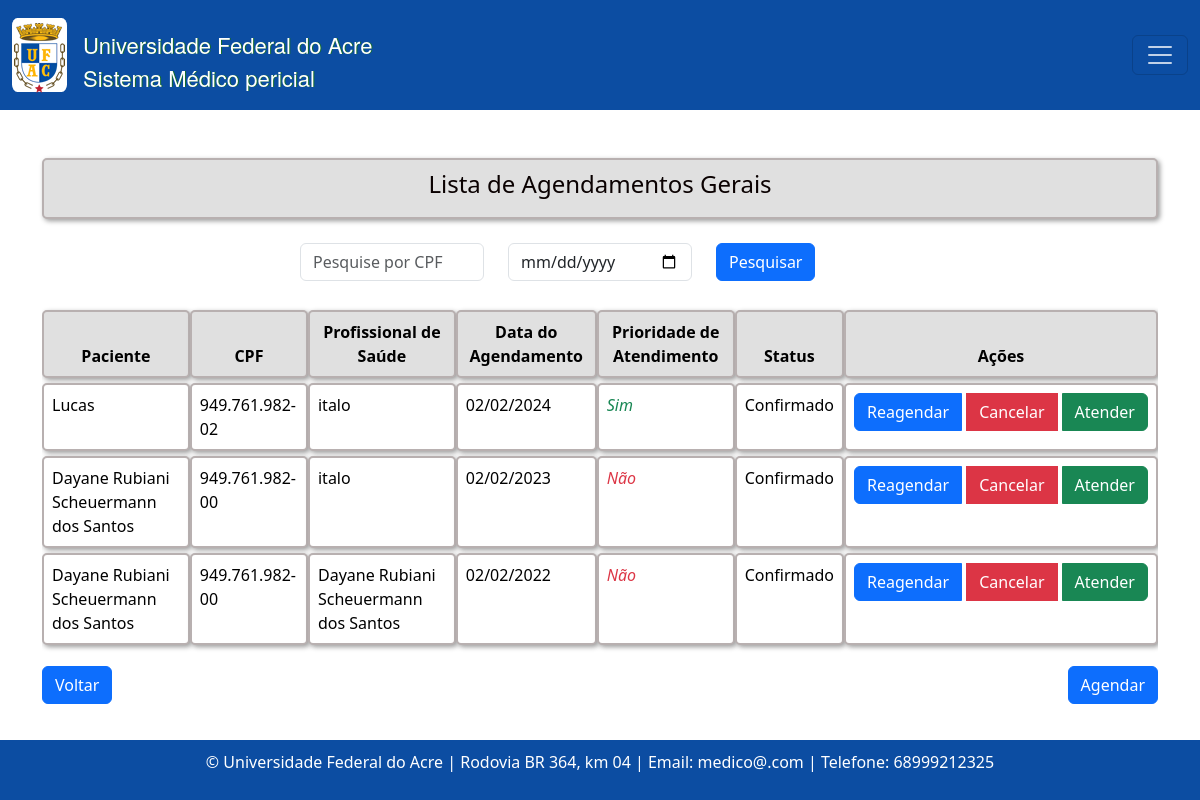
Before: /agendamento/lista with the older database file.
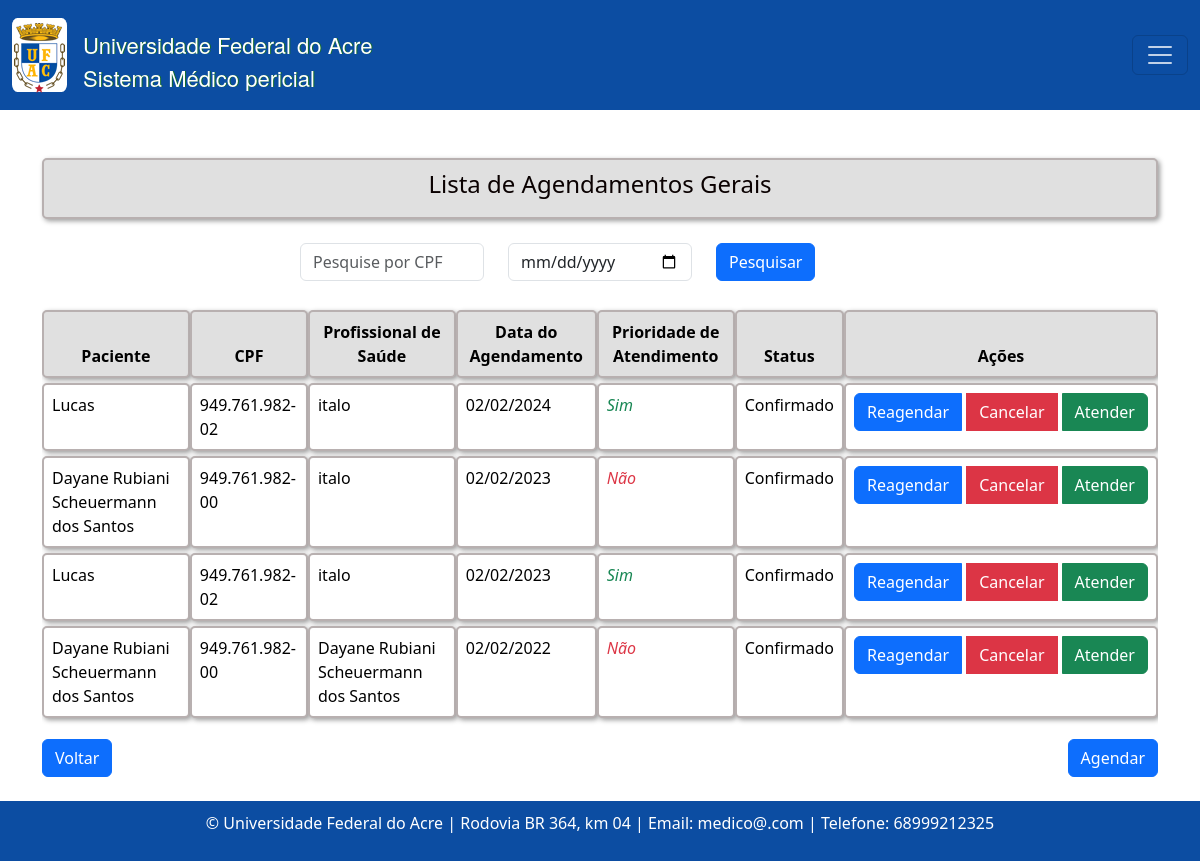
After: the same page with the newer database file.
### consulta/models.py (models this page shows, shortened)
class Agendamento(models.Model):
    TURNO_CHOICES = [
        ('manha', 'Manhã'),
        ('tarde', 'Tarde'),
    ]
    status_atendimento = models.CharField(max_length=20, choices=[
        ('confirmado', 'Confirmado'),
        ('ausente', 'Ausente'),
        ('pendente', 'Pendente'),
    ], default='pendente')
    paciente = models.ForeignKey(Paciente, on_delete=models.CASCADE)
    profissional_saude = models.ForeignKey(Profissionaldasaude, on_delete=models.CASCADE)
    data_agendamento = models.DateTimeField()
    turno = models.CharField(max_length=10, choices=TURNO_CHOICES)
    prioridade_atendimento = models.BooleanField(default=False)
    justificativa_cancelamento = models.TextField(blank=True, null=True)

class Paciente(models.Model):
    nome = models.CharField(max_length=100)
    data_nascimento = models.DateField()
    email = models.EmailField()
    rg = models.CharField(max_length=20)
    cpf = models.CharField(max_length=14)
    sexo = models.CharField(max_length=1, choices=[('M', 'Masculino'), ('F', 'Feminino')])
    matricula = models.CharField(max_length=20)
    TIPO_PACIENTE_CHOICES = [
        ('Aluno', 'Aluno'),
        ('Servidor', 'Servidor'),
        ('Outro', 'Outro'),
    ]
    tipo_paciente = models.CharField(max_length=20, choices=TIPO_PACIENTE_CHOICES)
    cargo_funcao = models.CharField(max_length=50, default='', blank=True, null=True,)
    cep = models.CharField(max_length=9)
    cidade = models.CharField(max_length=50)
    bairro = models.CharField(max_length=50, default='')
    uf = models.CharField(max_length=2)
    numero = models.CharField(max_length=10)
    ddd_telefone = models.CharField(max_length=3)
    complemento = models.CharField(max_length=100, blank=True, null=True, default='')  # Adicionando o valor padrão aqui

class Profissionaldasaude(models.Model):
    nome = models.CharField(max_length=100)
    data_nascimento = models.DateField()
    email = models.EmailField()
    rg = models.CharField(max_length=20)
    cpf = models.CharField(max_length=14)
    sexo = models.CharField(max_length=1, choices=[('M', 'Masculino'), ('F', 'Feminino')]) #O parâmetro choices em um campo CharField ou IntegerField é usado para fornecer uma lista de escolhas para esse campo
    identificacao_unica = models.CharField(max_length=50, default='')
    cep = models.CharField(max_length=9)
    cidade = models.CharField(max_length=50)
    bairro = models.CharField(max_length=50, default='')
    uf = models.CharField(max_length=2)
    numero = models.CharField(max_length=10)
    ddd_telefone = models.CharField(max_length=10)
    complemento = models.CharField(max_length=100, blank=True, null=True, default='') # blank=True, null=True é pra dizer que não é obrigatorio
    area = models.CharField(max_length=50, default='')
    unidade_siass = models.CharField(max_length=50, default='')
    formacao = models.CharField(max_length=20)
    conselho = models.CharField(max_length=20)
    registro = models.CharField(max_length=20)

### consulta/views.py (the view)
# urls.py: path('agendamento/lista', listar_agendamentos, name='agendamentoListagem'),
def listar_agendamentos(request):
    form = PesquisaAgendamentoForm(request.GET)
    agendamentos = Agendamento.objects.all()
    if form.is_valid():
        cpf = form.cleaned_data.get('cpf')
        data_agendamento = form.cleaned_data.get('data_agendamento')
        if cpf:
            agendamentos = agendamentos.filter(paciente__cpf__icontains=cpf)
        if data_agendamento:
            agendamentos = agendamentos.filter(data_agendamento__date=data_agendamento)
    else:
        agendamentos = Agendamento.objects.all()
    agendamentos = agendamentos.order_by('-data_agendamento')
    return render(request, 'consultas/listagem_agendamentos.html', {'form': form, 'agendamentos': agendamentos})

### consulta/forms.py
class PesquisaAgendamentoForm(forms.Form):
    cpf = forms.CharField(label='', required=False, widget=forms.TextInput(attrs={'class': 'form-control', 'placeholder': 'Pesquise por CPF'}))
    data_agendamento = forms.DateField(label='', required=False, widget=forms.DateInput(attrs={'type': 'date', 'class': 'form-control'}))

### templates/consultas/listagem_agendamentos.html (shortened to what this page needs)
{% extends "base.html" %}
{% load static %}
{% block content %}
  <div class="text-center mb-4 custom-title">
    <h4>Lista de Agendamentos Gerais</h4>
  </div>
  <div class="mb-4">
    <form method="get" class="mx-auto" style="max-width: 600px;">
      <div class="row">
        <div class="col">
          {{ form.cpf }}
        </div>
        <div class="col">
          {{ form.data_agendamento }}
        </div>
        <div class="col">
          <button type="submit" class="btn btn-primary">Pesquisar</button>
        </div>
      </div>
    </form>
  </div>
  <div class="table-responsive">
    <table class="table table-bordered custom-table">
      <thead>
        <tr class="custom-table-row">
          <th scope="col" class="text-center">Paciente</th>
          <th scope="col" class="text-center">CPF</th>
          <th scope="col" class="text-center">Profissional de Saúde</th>
          <th scope="col" class="text-center">Data do Agendamento</th>
          <th scope="col" class="text-center">Prioridade de Atendimento</th>
          <th scope="col" class="text-center">Status</th>
          <th scope="col" class="text-center">Ações</th>
        </tr>
      </thead>
      <tbody>
        {% for agendamento in agendamentos %}
          <tr>
            <td>{{ agendamento.paciente.nome }}</td>
            <td>{{ agendamento.paciente.cpf }}</td>
            <td>{{ agendamento.profissional_saude.nome }}</td>
            <td>{{ agendamento.data_agendamento | date:"d/m/Y "   }}</td>
            <td>
              {% if agendamento.prioridade_atendimento %}
                <i class="fas fa-circle text-success">Sim</i>
              {% else %}
                <i class="fas fa-circle text-danger">Não</i>
              {% endif %}
            </td>
            <td>
              {% if agendamento.status_atendimento == 'pendente' %}
                <div class="btn-group" role="group" aria-label="Status">
                  <a href="{% url 'agendamentoConfirmar' agendamento.id %}" class="btn btn-success">Confirmar</a>
                  <a href="{% url 'agendamentoAusente' agendamento.id %}" class="btn btn-warning ms-1">Ausente</a>
                </div>
              {% elif agendamento.status_atendimento == 'confirmado' %}
                Confirmado
              {% elif agendamento.status_atendimento == 'ausente' %}
                Ausente
              {% else %}
                <span class="text-success">Concluído</span>
              {% endif %}
            </td>
            <td>
              <div class="btn-group" role="group" aria-label="Ações">
                <a href="{% url 'reagendarAgendamento' agendamento.id %}" class="btn btn-primary">Reagendar</a>
                <button type="button" class="btn btn-danger ms-1" data-bs-toggle="modal" data-bs-target="#cancelarModal{{ agendamento.id }}" onclick="confirmarCancelamento('{{ agendamento.id }}')">
                  Cancelar
                </button>
                <a href="{% url 'criar_atendimento' %}" class="btn btn-success ms-1">Atender</a>
              </div>
            </td>
          </tr>
        {% endfor %}
      </tbody>
    </table>
  </div>
  <div class="d-flex justify-content-between">
    <a class="btn btn-primary" href="{% url 'home' %}">Voltar</a>
    <a class="btn btn-primary" href="{% url 'agendamentoCreate'  %}">Agendar</a>
  </div>
{% endblock %}

Changed rows visible on the page:
added Agendamento: paciente.nome "Lucas", paciente.cpf "949.761.982-02", profissional_saude.nome "italo", data_agendamento "02/02/2023", prioridade_atendimento "Sim", status_atendimento "Confirmado"
